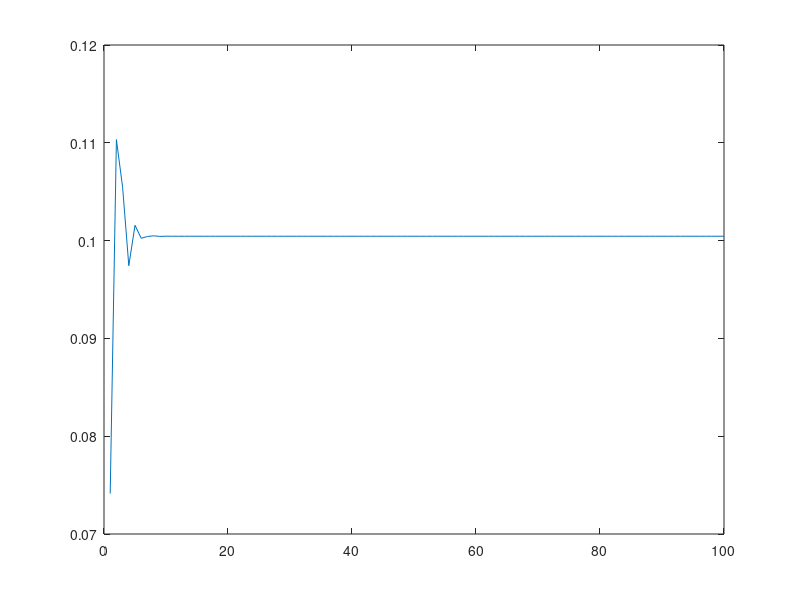

Reproduce this figure in MATLAB.
clear
E=[0    1/3     0   0;
   0    0       1/2 0; 
   1/2  1/3     0   0; 
   1/2  1/3     1/2 0];
l=length(E);
it=100;
x0=rand(l,1);
x0=x0/sum(x0);
p=0.15;

lam=zeros(1,l);
lam(sum(abs(E))==0)=1;
M=(1-p).*(E+(1/l).*ones(1,l).'*lam)+p*ones(l,l)./l;

[V,D]=eig(E);
lamb=D*ones(l,1);
v=V(:,abs(lamb)==max(abs(lamb)));
lamb=max(abs(lamb));
v=v/sum(v);
diff=ones(it,1);   
for iter=1:it
    x0=M*x0;
    diff(iter)=norm(x0-v);
end

plot(diff);


